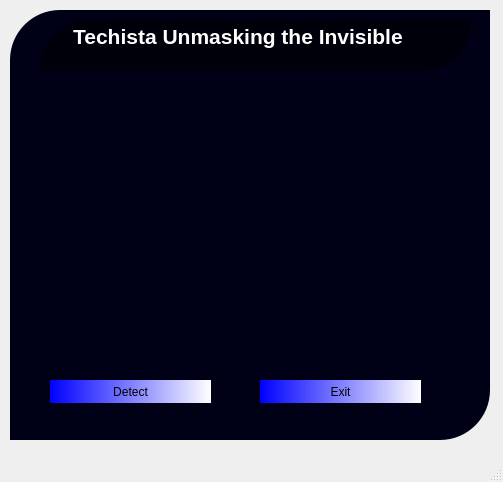
<?xml version="1.0" encoding="UTF-8"?>
<ui version="4.0">
 <class>MainWindow</class>
 <widget class="QMainWindow" name="MainWindow">
  <property name="geometry">
   <rect>
    <x>0</x>
    <y>0</y>
    <width>503</width>
    <height>482</height>
   </rect>
  </property>
  <property name="windowTitle">
   <string>MainWindow</string>
  </property>
  <widget class="QWidget" name="centralwidget">
   <widget class="QLabel" name="label">
    <property name="geometry">
     <rect>
      <x>10</x>
      <y>10</y>
      <width>480</width>
      <height>430</height>
     </rect>
    </property>
    <property name="styleSheet">
     <string notr="true">background-color: rgb(0, 0, 22);
border-top-left-radius:50px;
border-bottom-right-radius:50px;</string>
    </property>
    <property name="text">
     <string/>
    </property>
   </widget>
   <widget class="QWidget" name="widget" native="true">
    <property name="geometry">
     <rect>
      <x>10</x>
      <y>10</y>
      <width>481</width>
      <height>431</height>
     </rect>
    </property>
    <property name="styleSheet">
     <string notr="true">border-top-left-radius:50px;
border-bottom-right-radius:50px;</string>
    </property>
    <widget class="QPushButton" name="pushButton">
     <property name="geometry">
      <rect>
       <x>40</x>
       <y>370</y>
       <width>161</width>
       <height>23</height>
      </rect>
     </property>
     <property name="styleSheet">
      <string notr="true">background-color: qlineargradient(spread:pad, x1:0, y1:0, x2:1, y2:0, stop:0 rgba(0, 0, 255, 255), stop:1 rgba(255, 255, 255, 255));</string>
     </property>
     <property name="text">
      <string>Detect</string>
     </property>
    </widget>
    <widget class="QPushButton" name="pushButton_2">
     <property name="geometry">
      <rect>
       <x>250</x>
       <y>370</y>
       <width>161</width>
       <height>23</height>
      </rect>
     </property>
     <property name="styleSheet">
      <string notr="true">background-color: qlineargradient(spread:pad, x1:0, y1:0, x2:1, y2:0, stop:0 rgba(0, 0, 255, 255), stop:1 rgba(255, 255, 255, 255));</string>
     </property>
     <property name="text">
      <string>Exit</string>
     </property>
    </widget>
    <widget class="QTextEdit" name="textEdit">
     <property name="geometry">
      <rect>
       <x>30</x>
       <y>10</y>
       <width>431</width>
       <height>51</height>
      </rect>
     </property>
     <property name="styleSheet">
      <string notr="true">background: rgba(0,0,0,0.5);</string>
     </property>
     <property name="html">
      <string>&lt;!DOCTYPE HTML PUBLIC &quot;-//W3C//DTD HTML 4.0//EN&quot; &quot;http://www.w3.org/TR/REC-html40/strict.dtd&quot;&gt;
&lt;html&gt;&lt;head&gt;&lt;meta name=&quot;qrichtext&quot; content=&quot;1&quot; /&gt;&lt;style type=&quot;text/css&quot;&gt;
p, li { white-space: pre-wrap; }
&lt;/style&gt;&lt;/head&gt;&lt;body style=&quot; font-family:'MS Shell Dlg 2'; font-size:8.25pt; font-weight:400; font-style:normal;&quot;&gt;
&lt;p style=&quot; margin-top:0px; margin-bottom:0px; margin-left:0px; margin-right:0px; -qt-block-indent:0; text-indent:0px;&quot;&gt;&lt;span style=&quot; font-size:16pt; font-weight:600; color:#ffffff;&quot;&gt;     Techista Unmasking the Invisible&lt;/span&gt;&lt;/p&gt;&lt;/body&gt;&lt;/html&gt;</string>
     </property>
    </widget>
   </widget>
  </widget>
  <widget class="QMenuBar" name="menubar">
   <property name="geometry">
    <rect>
     <x>0</x>
     <y>0</y>
     <width>503</width>
     <height>21</height>
    </rect>
   </property>
  </widget>
  <widget class="QStatusBar" name="statusbar"/>
 </widget>
 <resources/>
 <connections/>
</ui>
